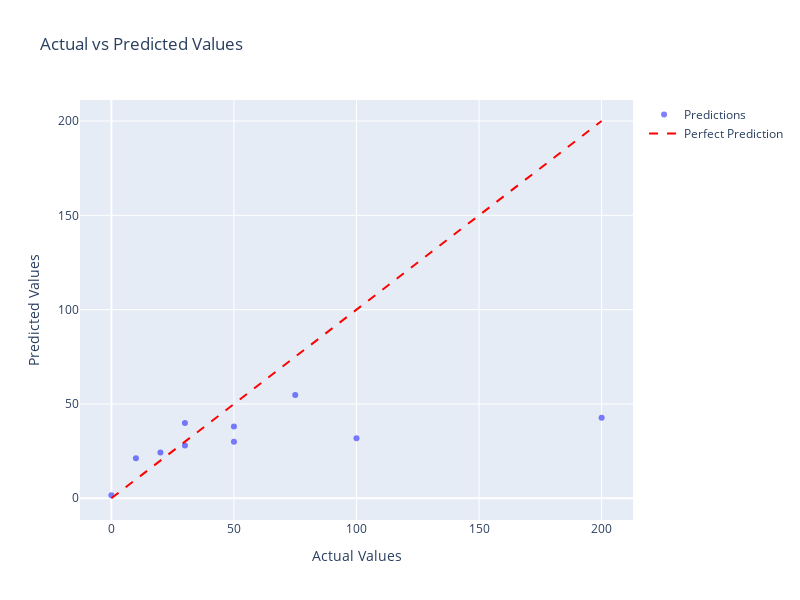

Here is the notebook cell this chart was saved with:
### Code cell
import plotly.express as px
import plotly.graph_objects as go

fig = go.Figure()

fig.add_trace(go.Scatter(
    x=y_test,
    y=y_pred,
    mode='markers',
    name='Predictions',
    marker=dict(color='blue', opacity=0.5)
))

# Add the diagonal line for actual value
fig.add_trace(go.Scatter(
    x=[y_test.min(), y_test.max()],
    y=[y_test.min(), y_test.max()],
    mode='lines',
    name='Perfect Prediction',
    line=dict(color='red', dash='dash')
))

fig.update_layout(
    title='Actual vs Predicted Values',
    xaxis_title='Actual Values',
    yaxis_title='Predicted Values',
    width=800,
    height=600,
    hovermode='closest'
)

fig.show()

### Figure 1 — Plotly figure (JSON) as saved in the notebook; plotly's stock layout.template omitted (floating-point values rounded to 4 significant figures)
{"data": [{"marker": {"color": "blue", "opacity": 0.5}, "mode": "markers", "name": "Predictions", "type": "scatter", "x": [0, 200, 75, 30, 10, 30, 50, 50, 100, 20], "y": [1.611, 42.66, 54.72, 27.98, 21.26, 39.88, 29.94, 38.02, 31.88, 24.26]}, {"line": {"color": "red", "dash": "dash"}, "mode": "lines", "name": "Perfect Prediction", "type": "scatter", "x": [0, 200], "y": [0, 200]}], "layout": {"height": 600, "hovermode": "closest", "title": {"text": "Actual vs Predicted Values"}, "width": 800, "xaxis": {"title": {"text": "Actual Values"}}, "yaxis": {"title": {"text": "Predicted Values"}}}}
